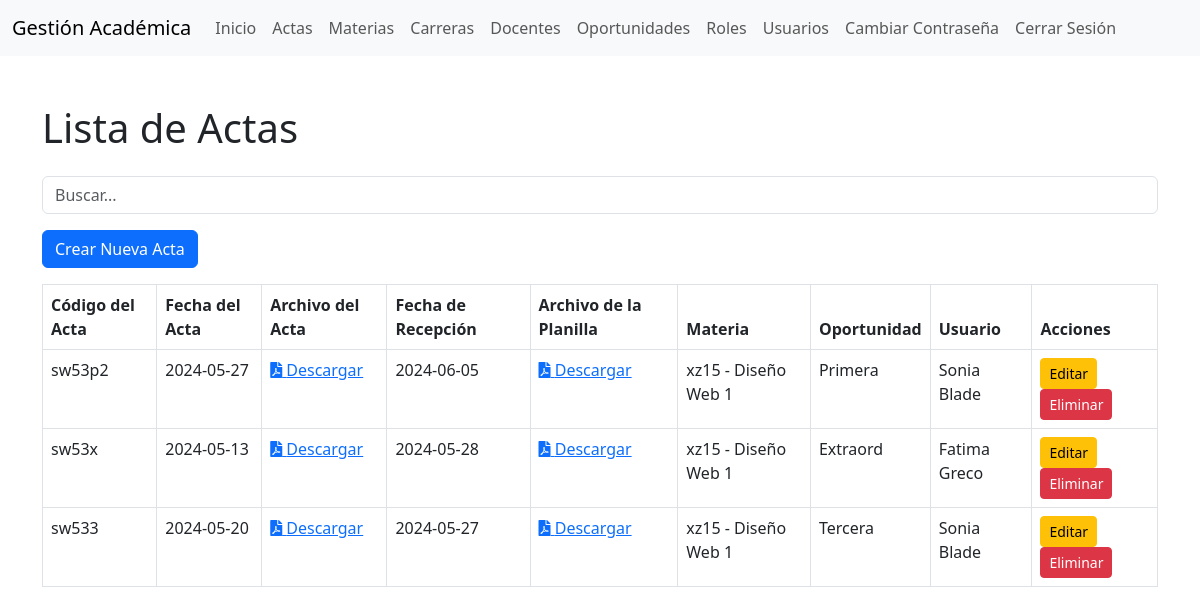
The page /actas/index.php (signed in) on the database its author committed.
### tables this page shows
CREATE TABLE `actas` (
  `id` int(11) NOT NULL,
  `acta_codi` varchar(12) NOT NULL,
  `created_date_time` datetime(6) DEFAULT NULL,
  `acta_fecha` date DEFAULT NULL,
  `acta_archivo` varchar(120) DEFAULT NULL,
  `acta_recibido` date DEFAULT NULL,
  `acta_planilla` varchar(120) DEFAULT NULL,
  `updated_date_time` datetime(6) DEFAULT NULL,
  `mate_id` int(11) DEFAULT NULL,
  `opor_id` int(11) DEFAULT NULL,
  `usr_id` int(11) DEFAULT NULL
);

CREATE TABLE `oportunidades` (
  `id` int(11) NOT NULL,
  `opor_code` varchar(8) NOT NULL,
  `created_date_time` datetime(6) DEFAULT NULL,
  `opor_name` varchar(50) NOT NULL,
  `updated_date_time` datetime(6) DEFAULT NULL
);

CREATE TABLE `usuarios` (
  `id` int(11) NOT NULL,
  `user_activo` bit(1) DEFAULT NULL,
  `created_date_time` datetime(6) DEFAULT NULL,
  `user_mail` varchar(120) NOT NULL,
  `user_nombre` varchar(120) NOT NULL,
  `password` varchar(120) NOT NULL,
  `updated_date_time` datetime(6) DEFAULT NULL,
  `username` varchar(120) NOT NULL
);

### config/config.php (called while the page is built, shortened)
<?php
function isLoggedIn() {
    return isset($_SESSION['user_id']);
}
?>

### classes/Actas.php (called while the page is built, shortened)
<?php
class Actas {
    private $conn;
    private $table = 'actas';
    public function __construct($db) {
        $this->conn = $db;
    }
    public function obtenerActas() {
        $query = "SELECT a.id, a.acta_codi, a.acta_fecha, a.acta_archivo, a.acta_recibido, a.acta_planilla,a.mate_id ,CONCAT(m.mate_code, ' - ', m.mate_name) AS materia,m.doce_id,CONCAT(d.doce_apellido, ' ', d.doce_nombre) AS docente ,a.opor_id ,o.opor_code,a.usr_id, u.user_nombre
                  FROM " . $this->table . " a
                  JOIN materias m ON a.mate_id = m.id
                  JOIN oportunidades o ON a.opor_id = o.id
                  JOIN usuarios u ON a.usr_id = u.id
                  JOIN docentes d ON m.doce_id= d.id ";
        $result = $this->conn->query($query);
        return $result;
    }
}
?>

### public/actas/index.php (the view, shortened to what this page needs)
<?php
require_once '../../classes/Actas.php';
require_once '../../config/config.php';
$database = new Database();
$db = $database->connect();
$actas = new Actas($db);
$result = $actas->obtenerActas();
?>
<!DOCTYPE html>
<html lang="es">
<head>
    <link href="https://cdn.jsdelivr.net/npm/bootstrap@5.3.0/dist/css/bootstrap.min.css" rel="stylesheet">
    <link rel="stylesheet" href="https://cdnjs.cloudflare.com/ajax/libs/font-awesome/5.15.3/css/all.min.css">
</head>
<body>
<?php include '../includes/navbar.php'; ?>
<div class="container mt-5">
    <h1 class="mb-4">Lista de Actas</h1>
    <div class="mb-3">
        <input type="text" id="searchInput" class="form-control" placeholder="Buscar...">
    </div>
    <a href="crear.php" class="btn btn-primary mb-3">Crear Nueva Acta</a>
    <table class="table table-bordered">
        <thead>
            <tr>
                <th>Código del Acta</th>
                <th>Fecha del Acta</th>
                <th>Archivo del Acta</th>
                <th>Fecha de Recepción</th>
                <th>Archivo de la Planilla</th>
                <th>Materia</th>
                <th>Oportunidad</th>
                <th>Usuario</th>
                <th>Acciones</th>
            </tr>
        </thead>
        <tbody id="actasTable">
            <?php while ($row = $result->fetch_assoc()): ?>
            <tr>
                <td><?php echo $row['acta_codi']; ?></td>
                <td><?php echo $row['acta_fecha']; ?></td>
                <td>
                    <?php if ($row['acta_archivo']): ?>
                        <a href="uploads/<?php echo $row['acta_archivo']; ?>" target="_blank"><i class="fas fa-file-pdf"></i> Descargar</a>
                    <?php else: ?>
                        No disponible
                    <?php endif; ?>
                </td>
                <td><?php echo $row['acta_recibido']; ?></td>
                <td>
                    <?php if ($row['acta_planilla']): ?>
                        <a href="uploads/<?php echo $row['acta_planilla']; ?>" target="_blank"><i class="fas fa-file-pdf"></i> Descargar</a>
                    <?php else: ?>
                        No disponible
                    <?php endif; ?>
                </td>
                <td><?php echo $row['materia']; ?></td>
                <td><?php echo $row['opor_code']; ?></td>
                <td><?php echo $row['user_nombre']; ?></td>
                <td>
                    <a href="editar.php?id=<?php echo $row['id']; ?>" class="btn btn-warning btn-sm">Editar</a>
                    <a href="eliminar.php?id=<?php echo $row['id']; ?>" class="btn btn-danger btn-sm" onclick="return confirm('¿Estás seguro de que deseas eliminar esta acta?');">Eliminar</a>
                </td>
            </tr>
            <?php endwhile; ?>
        </tbody>
    </table>
</div>
</body>
</html>

### public/includes/navbar.php (shortened to what this page needs)
<nav class="navbar navbar-expand-lg navbar-light bg-light">
    <div class="container-fluid">
        <a class="navbar-brand" href="#">Gestión Académica</a>
        <div class="collapse navbar-collapse" id="navbarNav">
            <ul class="navbar-nav">
                <li class="nav-item">
                    <a class="nav-link" href="/index.php">Inicio</a>
                </li>
                <li class="nav-item">
                    <a class="nav-link" href="/actas/index.php">Actas</a>
                </li>
                <li class="nav-item">
                    <a class="nav-link" href="/materias/index.php">Materias</a>
                </li>
                <li class="nav-item">
                    <a class="nav-link" href="/carreras/index.php">Carreras</a>
                </li>
                <li class="nav-item">
                    <a class="nav-link" href="/profesores/index.php">Docentes</a>
                </li>
                <li class="nav-item">
                    <a class="nav-link" href="/oportunidades/index.php">Oportunidades</a>
                </li>
                <li class="nav-item">
                    <a class="nav-link" href="/roles/index.php">Roles</a>
                </li>
                <li class="nav-item">
                    <a class="nav-link" href="/usuarios/index.php">Usuarios</a>
                </li>
                <?php if (isLoggedIn()): ?>
                <li class="nav-item">
                    <a class="nav-link" href="/cambiar_contrasena.php">Cambiar Contraseña</a>
                </li>
                <li class="nav-item">
                    <a class="nav-link" href="/logout.php">Cerrar Sesión</a>
                </li>
                <?php endif; ?>
            </ul>
        </div>
    </div>
</nav>

### rows shown on the page
actas: acta_codi "sw53p2", acta_fecha "2024-05-27", acta_recibido "2024-06-05", materia "xz15 - Diseño Web 1", opor.opor_code "Primera", usr.user_nombre "Sonia Blade"
actas: acta_codi "sw53x", acta_fecha "2024-05-13", acta_recibido "2024-05-28", materia "xz15 - Diseño Web 1", opor.opor_code "Extraord", usr.user_nombre "Fatima Greco"
actas: acta_codi "sw533", acta_fecha "2024-05-20", acta_recibido "2024-05-27", materia "xz15 - Diseño Web 1", opor.opor_code "Tercera", usr.user_nombre "Sonia Blade"
